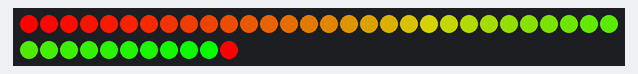
Bench run of a sketch on a simulated Arduino Uno, built with avr-gcc and run on an emulated ATmega328P. Shown: 41 RGB LEDs in strip order, left to right, continuing on the next row. Random numbers use the default seed unless the sketch sets one.

Above: at 0.16 s.
At 9.07 s:
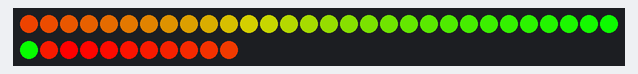
At 18.28 s:
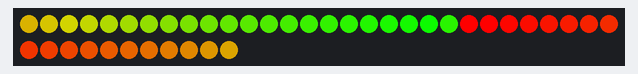
At 22.89 s:
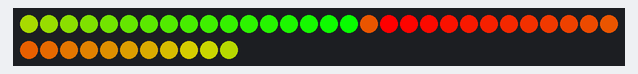
At 27.5 s:
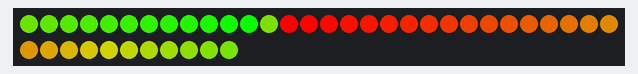
At 36.71 s:
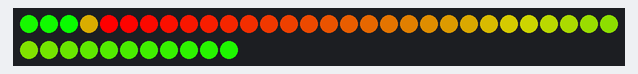

The sketch:

PupilTest.ino
```cpp
#include <FastLED.h>

#define PUPIL_LED_COUNT 41  // Number of LEDs in the pupil
#define PUPIL_PIN 18        // Pin connected to the LED strip

class Pupil {
  private:
    CRGB leds[PUPIL_LED_COUNT];
    CRGB targetColors[PUPIL_LED_COUNT];  // Target colors for the smooth transition
    uint8_t gradientOffset = 0;          // Offset to create the rotating gradient
    bool stroboState = false;            // State to track strobe on/off
    unsigned long lastStrobeTime = 0;    // Last time the strobe was toggled

    // New variables for rotation
    float rotationOffset = 0;            // Current rotation position with fractional precision
    unsigned long lastUpdateTime = 0;    // Last time update() was called

  public:
    // Enum for different modes
    enum Mode {
        STATIC_COLOR,
        NOISY_COLOR,
        GRADIENT,
        NOISE,
        RAINBOW
    };

    // Constructor
    Pupil() {}

    // Initialize method to be called in setup
    void begin() {
      FastLED.addLeds<WS2812, PUPIL_PIN, GRB>(leds, PUPIL_LED_COUNT);
      FastLED.show();
      lastUpdateTime = millis();  // Initialize lastUpdateTime
    }

    // Update function to apply different modes
    void update(Mode mode, uint16_t params[8] = nullptr, uint8_t brightness = 255, uint16_t strobe = 0, float rotation = 0) {
      unsigned long currentTime = millis();
      float elapsedTime = (currentTime - lastUpdateTime) / 1000.0;  // Convert to seconds
      lastUpdateTime = currentTime;

      // Update rotation offset
      rotationOffset += rotation * elapsedTime;
      while (rotationOffset >= PUPIL_LED_COUNT) rotationOffset -= PUPIL_LED_COUNT;
      while (rotationOffset < 0) rotationOffset += PUPIL_LED_COUNT;

      uint16_t parameters[8] = {0};
      FastLED.setBrightness(brightness);

      // Copy provided parameters, if any
      if (params != nullptr) {
        for (int i = 0; i < 8; i++) {
          parameters[i] = params[i];
        }
      }

      switch (mode) {
        case STATIC_COLOR: {
          // Static color mode
          CRGB color = CRGB(parameters[0], parameters[1], parameters[2]);
          for (int i = 0; i < PUPIL_LED_COUNT; i++) {
            leds[i] = color;
          }
          break;
        }
        case NOISY_COLOR: {
          // Noisy color mode with smooth transition (wobble)
          CRGB baseColor = CRGB(parameters[0], parameters[1], parameters[2]);
          uint8_t noiseRange = parameters[3];

          for (int i = 0; i < PUPIL_LED_COUNT; i++) {
            if (leds[i] == targetColors[i]) {
              int red = constrain(baseColor.r + random8(-noiseRange, noiseRange), 0, 255);
              int green = constrain(baseColor.g + random8(-noiseRange, noiseRange), 0, 255);
              int blue = constrain(baseColor.b + random8(-noiseRange, noiseRange), 0, 255);

              targetColors[i] = CRGB(red, green, blue);
            }

            leds[i] = leds[i].lerp8(targetColors[i], 8);  // 8 is the blend factor (higher is slower)
          }
          break;
        }
        case GRADIENT: {
          // Gradient mode with rotating gradient
          CRGB startColor = CRGB(parameters[0], parameters[1], parameters[2]);
          CRGB endColor = CRGB(parameters[3], parameters[4], parameters[5]);

          for (int i = 0; i < PUPIL_LED_COUNT; i++) {
            uint8_t colorPosition = map(i, 0, PUPIL_LED_COUNT - 1, 0, 255);
            colorPosition = (colorPosition + gradientOffset) % 255;
            CRGB color = blend(startColor, endColor, colorPosition);
            leds[i] = color;
          }
          break;
        }
        case NOISE: {
          // Noise mode
          uint8_t hueRange = parameters[0];
          uint8_t saturation = parameters[1];
          uint8_t brightnessParam = parameters[2];

          for (int i = 0; i < PUPIL_LED_COUNT; i++) {
            uint8_t hue = random8(hueRange);
            leds[i] = CHSV(hue, saturation, brightnessParam);
          }
          break;
        }
        case RAINBOW: {
          // Rainbow mode
          uint8_t speed = parameters[0];  // Speed of the rainbow transition

          gradientOffset = (gradientOffset + speed) % 255;

          for (int i = 0; i < PUPIL_LED_COUNT; i++) {
            uint8_t hue = ((i * 255 / PUPIL_LED_COUNT) + gradientOffset) % 255;
            leds[i] = CHSV(hue, 255, 255);
          }
          break;
        }
        default:
          // Unknown mode, do nothing
          break;
      }

      // Apply smooth rotation
      applySmoothRotation();

      // Strobe effect
      if (strobe > 0) {
        unsigned long interval = 1000 / strobe;  // Calculate interval in milliseconds based on strobe frequency in Hz

        if (currentTime - lastStrobeTime >= interval) {
          stroboState = !stroboState;             // Toggle the strobe state
          lastStrobeTime = currentTime;           // Update the last strobe time
        }

        if (!stroboState) {
          fill_solid(leds, PUPIL_LED_COUNT, CRGB::Black);  // Turn off the LEDs (black) for strobe
        }
      }

      FastLED.show();
    }

    // Smooth rotation function
    void applySmoothRotation() {
      CRGB tempLeds[PUPIL_LED_COUNT];
      for (int i = 0; i < PUPIL_LED_COUNT; i++) {
        float fractionalIndex = (i + rotationOffset);
        int index = (int)fractionalIndex;
        float fraction = fractionalIndex - index;

        CRGB color1 = leds[index % PUPIL_LED_COUNT];
        CRGB color2 = leds[(index + 1) % PUPIL_LED_COUNT];

        tempLeds[i] = blend(color1, color2, (int)(fraction * 255));
      }
      for (int i = 0; i < PUPIL_LED_COUNT; i++) {
        leds[i] = tempLeds[i];
      }
    }
};

// Create an instance of the Pupil class
Pupil myPupil;

void setup() {
  Serial.begin(115200);
  myPupil.begin();  // Initialize the pupil
}

void loop() {
  // Example: Gradient mode with rotation
  uint16_t gradientParams[8] = {255, 0, 0,   // Start color: Red
                                0, 255, 0,   // End color: Blue
                                };

  float rotationSpeed = 1;  // Rotate smoothly at 1 LED per second

  myPupil.update(Pupil::GRADIENT, gradientParams, 255, 0, rotationSpeed);

  delay(5);  // Small delay to control update frequency
}
```
